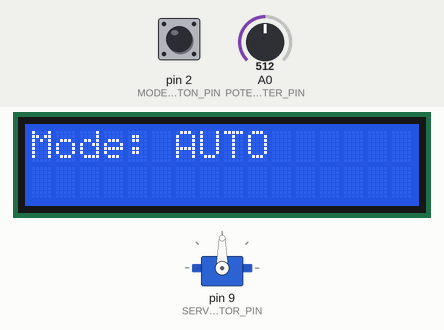
Recording of a program running on a simulated Arduino Uno, built with avr-gcc and run on an emulated ATmega328P. Parts: 16×2 character LCD, servo. Inputs (shaded band) come from the test bench; at power-on: pin 2 (MODE_BUTTON_PIN) HIGH, A0 (POTENTIOMETER_PIN) = 512. What the program prints to the serial monitor is not drawn.

Above: at 2.3 s.
2.4 s: pin 2 (MODE_BUTTON_PIN) pulled LOW for 0.15 s
At 3.7 s:
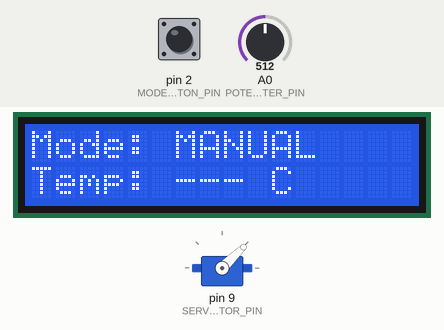
4.0 s: A0 (POTENTIOMETER_PIN) set to 538
At 5.2 s:
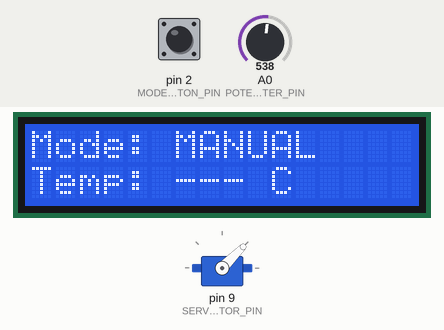
5.5 s: A0 (POTENTIOMETER_PIN) set to 900
At 7.0 s:
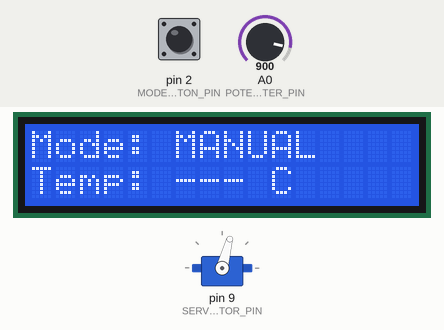
8.5 s: A0 (POTENTIOMETER_PIN) set to 306
At 9.3 s:
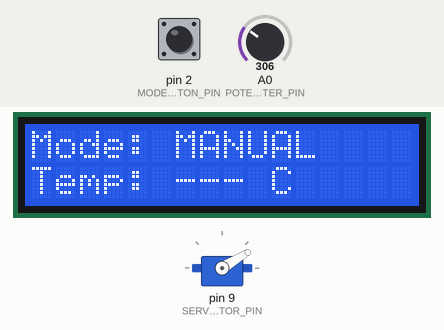
11.5 s: A0 (POTENTIOMETER_PIN) set to 90
At 12.8 s:
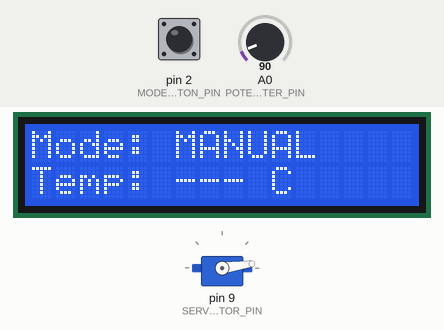
14.5 s: pin 2 (MODE_BUTTON_PIN) pulled LOW for 1 s
At 16.0 s:
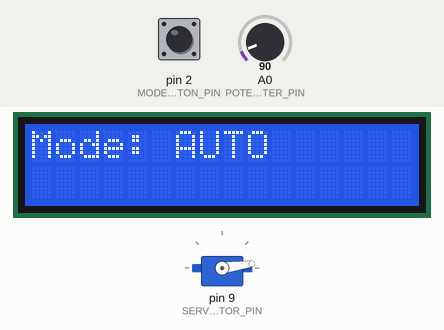
Timing chart, 0 to 17.5 s (numbered marks = the images above; inputs shaded):
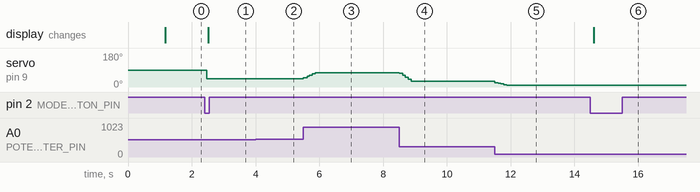

Measured:
- after the input at 2.4 s, servo on pin 9 (SERVO_MOTOR_PIN): 90° → 44° after 0.07 s; the display: changes after 0.12 s (image 1)
- after the input at 4.0 s, servo on pin 9 (SERVO_MOTOR_PIN): 44° → 45° at once
- after the input at 5.5 s, servo on pin 9 (SERVO_MOTOR_PIN): moves from 45° to 75° over 0.38 s, starting at once
- after the input at 8.5 s, servo on pin 9 (SERVO_MOTOR_PIN): moves from 75° to 31° over 0.38 s, starting at once
- after the input at 11.5 s, servo on pin 9 (SERVO_MOTOR_PIN): moves from 31° to 8° over 0.38 s, starting at once
- after the input at 14.5 s, the display: changes after 0.10 s (image 6)

The program:

main.cpp
```cpp
#include <Arduino.h>
#include "config/config.h"

// Interface headers for component abstraction
#include "devices/api/LcdView.h"
#include "devices/api/ServoMotor.h"
#include "devices/api/UserInputSource.h"
#include "devices/api/ControlUnitLink.h"
#include "kernel/api/ISystemFSM.h"

// Implementation headers
#include "devices/api/ServoMotorImpl.h"
#include "devices/api/I2CLcdView.h"
#include "devices/api/ArduinoPinInput.h"
#include "devices/api/ArduinoSerialLink.h"
#include "kernel/api/SystemFSMImpl.h"

// Pointers to interfaces for component decoupling
LcdView* lcdView = nullptr;
ServoMotor* servoMotor = nullptr;
UserInputSource* userInputSource = nullptr;
ControlUnitLink* controlUnitLink = nullptr;
ISystemFSM* systemFsm = nullptr;

/**
 * @brief Arduino setup function - runs once at startup
 *
 * Initializes all hardware components and creates the main
 * FSM instance.
 */
void setup() {
    Serial.begin(SERIAL_COM_BAUD_RATE);
    while (!Serial) { ; } // Wait for serial port to be ready
    Serial.println(F("\n\n[Smart Window Controller - Arduino] System Starting..."));

    // Create instances of concrete implementations
    lcdView = new I2CLcdView(LCD_I2C_ADDRESS, LCD_COLUMNS, LCD_ROWS);
    servoMotor = new ServoMotorImpl(SERVO_MOTOR_PIN, WINDOW_SERVO_MIN_ANGLE_DEGREES, WINDOW_SERVO_MAX_ANGLE_DEGREES);
    userInputSource = new ArduinoPinInput(MODE_BUTTON_PIN, POTENTIOMETER_PIN, BUTTON_DEBOUNCE_DELAY_MS);
    controlUnitLink = new ArduinoSerialLink();

    // Create FSM instance, passing references to required modules
    systemFsm = new SystemFSMImpl(*servoMotor, *userInputSource, *controlUnitLink);

    // Setup individual modules
    lcdView->setup();
    lcdView->displayBootingMessage();
    servoMotor->setup();
    userInputSource->setup();
    controlUnitLink->setup(SERIAL_COM_BAUD_RATE);

    // Setup FSM
    systemFsm->setup();

    // Display system ready message
    lcdView->displayReadyMessage();

    Serial.println(F("System initialization completed."));
}

/**
 * @brief Arduino main loop
 *
 * Executes the main system loop consisting of:
 * 1. FSM execution cycle (event processing, state transitions)
 * 2. Display update with current system status
 */
void loop() {
    // Execute one FSM cycle (event processing + state transitions)
    if (systemFsm) {
        systemFsm->run();
    }

    // Update LCD display with current system status
    if (lcdView && systemFsm) {
        lcdView->update(
            (systemFsm->getCurrentMode() == SystemOpMode::AUTOMATIC),
            systemFsm->getWindowTargetPercentage(),
            systemFsm->getCurrentTemperature(),
            systemFsm->isSystemInAlarmState()
        );
    }
}
```

ArduinoPinInput.h
```cpp
#ifndef ARDUINO_PIN_INPUT_H
#define ARDUINO_PIN_INPUT_H

#include "UserInputSource.h"
#include "config/config.h"
#include <Arduino.h>

/**
 * @class ArduinoPinInput
 * @brief Arduino GPIO implementation of UserInputSource interface
 *
 * This class provides concrete user input handling for Arduino platforms,
 * implementing button debouncing and potentiometer filtering. It uses
 * Arduino GPIO pins with appropriate pull-up configurations.
 */
class ArduinoPinInput : public UserInputSource {
public:
    /**
     * @brief Construct Arduino input handler
     *
     * @param buttonPin Digital pin number for mode button (will use INPUT_PULLUP)
     * @param potPin Analog pin number for potentiometer (A0, A1, etc.)
     * @param debounceDelay Button debounce delay in milliseconds
     */
    ArduinoPinInput(int buttonPin, int potPin, unsigned long debounceDelay);

    /**
     * @brief Default destructor
     */
    virtual ~ArduinoPinInput() = default;

    // UserInputSource interface implementation
    void setup() override;
    bool isModeButtonPressed() override;
    int getPotentiometerPercentage() override;

private:
    int modeButtonPin;                        ///< Digital pin for mode button
    int potentiometerPin;                     ///< Analog pin for potentiometer
    unsigned long buttonDebounceDelayMs;      ///< Debounce delay in milliseconds
    int lastButtonStateReading;               ///< Last raw button pin reading
    int debouncedButtonState;                 ///< Stable debounced button state
    unsigned long lastDebounceEventTimeMs;    ///< Timestamp of last state change
    int potReadings[POT_NUM_SAMPLES];         ///< Circular buffer for readings
    int potReadIndex;                         ///< Current buffer index
    long potTotal;                            ///< Sum of current buffer contents
};

#endif // ARDUINO_PIN_INPUT_H
```

ArduinoSerialLink.h
```cpp
#ifndef ARDUINO_SERIAL_LINK_H
#define ARDUINO_SERIAL_LINK_H

#include "ControlUnitLink.h"
#include <Arduino.h>
#include "config/config.h"

/**
 * @class ArduinoSerialLink
 * @brief Arduino HardwareSerial implementation of ControlUnitLink
 *
 * This class provides concrete Control Unit communication using
 * Arduino's built-in HardwareSerial interface. It implements
 * robust command parsing with overflow protection and proper
 * message formatting according to the defined protocol.
 */
class ArduinoSerialLink : public ControlUnitLink {
public:
    /**
     * @brief Construct Arduino serial communication handler
     *
     * Initializes internal buffers and state variables for
     * reliable command parsing and transmission.
     */
    ArduinoSerialLink();

    /**
     * @brief Default destructor
     */
    virtual ~ArduinoSerialLink() = default;

    // ControlUnitLink interface implementation
    void setup(long baudRate) override;
    bool commandAvailable() override;
    String readCommand() override;
    void sendPotentiometerValue(int percentage) override;
    void sendModeChangedNotification(SystemOpMode newMode) override;
    void sendAckModeChange(SystemOpMode acknowledgedMode) override;

private:
    /** @brief Buffer for assembling incoming serial commands */
    char internalBuffer[SERIAL_COMMAND_BUFFER_SIZE];

    /** @brief Current write position in internal buffer */
    byte bufferIndex;

    /** @brief Storage for complete, parsed command */
    String pendingCommand;

    /** @brief Flag indicating complete command is ready for reading */
    bool cmdReady;

    /**
     * @brief Process incoming serial data and assemble commands
     *
     * Reads available bytes from serial port, assembles them into
     * commands in internal buffer, and detects command completion.
     * Handles buffer overflow and provides error reporting.
     */
    void processIncomingSerial();
};

#endif // ARDUINO_SERIAL_LINK_H
```

ControlUnitLink.h
```cpp
#ifndef CONTROL_UNIT_LINK_H
#define CONTROL_UNIT_LINK_H

#include <Arduino.h>
#include "config/config.h"

/**
 * @class ControlUnitLink
 * @brief Abstract interface for Control Unit communication
 *
 * This interface defines the contract for bidirectional communication
 * with the system's Control Unit. It handles both incoming commands
 * (position settings, mode changes) and outgoing notifications
 * (status updates, user input events).
 *
 * Communication Protocol:
 * - Incoming Commands:
 *   - "SET_POS:<percentage>\\n" - Set window position (0-100%)
 *   - "TEMP:<temperature>\\n" - Update temperature reading
 *   - "MODE:AUTOMATIC\\n" - Switch to automatic mode
 *   - "MODE:MANUAL\\n" - Switch to manual mode
 *
 * - Outgoing Messages:
 *   - "POT:<percentage>\\n" - Report potentiometer position
 *   - "MODE_CHANGED:<mode>\\n" - Notify mode change initiated locally
 *   - "ACK_MODE:<mode>\\n" - Acknowledge mode change command
 */
class ControlUnitLink {
public:
    /**
     * @brief Virtual destructor for proper cleanup
     */
    virtual ~ControlUnitLink() = default;

    /**
     * @brief Initialize communication link
     *
     * @param baudRate Communication baud rate
     */
    virtual void setup(long baudRate) = 0;

    /**
     * @brief Check if complete command is available
     *
     * Checks the communication buffer for complete, newline-terminated
     * commands ready for processing. Should handle command assembly
     * from incoming data stream.
     *
     * @return true if complete command is ready for reading
     * @return false if no complete command available
     */
    virtual bool commandAvailable() = 0;

    /**
     * @brief Read complete command from buffer
     *
     * Retrieves and consumes the oldest complete command from
     * the internal buffer. Command is removed from buffer after reading.
     *
     * @return Complete command string (without termination characters)
     * @return Empty string if no command available
     */
    virtual String readCommand() = 0;

    /**
     * @brief Send potentiometer value to Control Unit
     *
     * Transmits current potentiometer position as percentage.
     * Used in MANUAL mode to notify Control Unit of user input.
     *
     * Message format: "POT:<percentage>\\n"
     *
     * @param percentage Current potentiometer position (0-100%)
     */
    virtual void sendPotentiometerValue(int percentage) = 0;

    /**
     * @brief Send mode change notification
     *
     * Notifies Control Unit that system mode was changed locally
     * (via button press). This is a notification, not a request.
     *
     * Message format: "MODE_CHANGED:<MANUAL|AUTOMATIC>\\n"
     *
     * @param newMode The new operational mode after local change
     */
    virtual void sendModeChangedNotification(SystemOpMode newMode) = 0;

    /**
     * @brief Send mode change acknowledgment
     *
     * Acknowledges successful processing of a mode change command
     * received from the Control Unit.
     *
     * Message format: "ACK_MODE:<MANUAL|AUTOMATIC>\\n"
     *
     * @param acknowledgedMode The mode that was successfully set
     */
    virtual void sendAckModeChange(SystemOpMode acknowledgedMode) = 0;
};

#endif // CONTROL_UNIT_LINK_H
```

UserInputSource.h
```cpp
#ifndef USER_INPUT_SOURCE_H
#define USER_INPUT_SOURCE_H

/**
 * @class UserInputSource
 * @brief Abstract interface for user input hardware
 *
 * This interface defines the contract for accessing user input devices
 * such as buttons and potentiometers. It provides a hardware
 * way to handle user interactions in the window controller system.
 */
class UserInputSource {
public:
    /**
     * @brief Virtual destructor for proper cleanup
     */
    virtual ~UserInputSource() = default;

    /**
     * @brief Initialize user input hardware
     */
    virtual void setup() = 0;

    /**
     * @brief Check for mode button press event
     *
     * Detects a debounced button press event. This method should
     * return true only once per physical button press, implementing
     * proper debouncing to filter out mechanical bouncing.
     *
     * @return true if a new debounced button press occurred since last call
     * @return false if no new button press detected
     */
    virtual bool isModeButtonPressed() = 0;

    /**
     * @brief Get filtered potentiometer reading as percentage
     *
     * Reads the potentiometer value, applies appropriate filtering
     * (moving average), and returns the result as a percentage.
     *
     * @return Filtered potentiometer value as percentage (0-100)
     */
    virtual int getPotentiometerPercentage() = 0;
};

#endif // USER_INPUT_SOURCE_H
```

servoMotor.h
```cpp
#ifndef SERVO_MOTOR_H
#define SERVO_MOTOR_H

/**
 * @class ServoMotor
 * @brief Abstract interface for servo motor control
 *
 * This interface defines the contract for controlling a servo motor used
 * in window positioning applications. It provides a percentage-based
 * abstraction layer over the underlying angular servo control.
 */
class ServoMotor {
public:
    /**
     * @brief Virtual destructor for proper cleanup
     */
    virtual ~ServoMotor() = default;

    /**
     * @brief Initialize the servo motor hardware
     *
     * This method should:
     * - Configure the servo motor pin
     * - Attach the servo to the PWM pin
     * - Set initial position (typically 0% - closed)
     * - Perform any hardware-specific initialization
     */
    virtual void setup() = 0;

    /**
     * @brief Set servo position based on percentage
     *
     * Commands the servo motor to move to the specified position.
     * The percentage is mapped to the servo's configured angular range.
     *
     * @param percentage Target position (0% = fully closed, 100% = fully open)
     */
    virtual void setPositionPercentage(int percentage) = 0;

    /**
     * @brief Get current servo target position
     *
     * Returns the last commanded position percentage, not necessarily
     * the actual physical position (which may still be moving).
     *
     * @return Current target position as percentage (0-100)
     */
    virtual int getCurrentPercentage() const = 0;
};

#endif // SERVO_MOTOR_H
```

servoMotorImpl.h
```cpp
#ifndef SERVO_MOTOR_IMPL_H
#define SERVO_MOTOR_IMPL_H

#include "ServoMotor.h"
#include <Arduino.h>
#include <Servo.h>

/**
 * @class ServoMotorImpl
 * @brief Arduino Servo library implementation of ServoMotor interface
 *
 * This class provides concrete servo motor control using the standard
 * Arduino Servo library. It maps percentage-based position commands
 * to angular servo positions within a configurable range.
 */
class ServoMotorImpl : public ServoMotor {
public:
    /**
     * @brief Construct servo motor controller
     *
     * @param pin Arduino PWM pin connected to servo signal line
     * @param minAngle Servo angle (degrees) for 0% position (typically 0°)
     * @param maxAngle Servo angle (degrees) for 100% position (typically 90° or 180°)
     */
    ServoMotorImpl(int pin, int minAngle, int maxAngle);

    /**
     * @brief Default destructor
     */
    virtual ~ServoMotorImpl() = default;

    // ServoMotor interface implementation
    void setup() override;
    void setPositionPercentage(int percentage) override;
    int getCurrentPercentage() const override;

private:
    Servo servoObject;              ///< Arduino Servo library instance
    int motorPin;                   ///< PWM pin connected to servo signal line
    int minAngleDegrees;            ///< Servo angle for 0% position
    int maxAngleDegrees;            ///< Servo angle for 100% position
    int currentMotorPercentage;     ///< Current target position (0-100%)
};

#endif // SERVO_MOTOR_IMPL_H
```

ArduinoPinInput.cpp
```cpp
#include "../api/ArduinoPinInput.h"
#include "config/config.h"

ArduinoPinInput::ArduinoPinInput(int buttonPin, int potPin, unsigned long debounceDelay)
    : modeButtonPin(buttonPin)
    , potentiometerPin(potPin)
    , buttonDebounceDelayMs(debounceDelay)
    , lastButtonStateReading(HIGH)      // INPUT_PULLUP default state
    , debouncedButtonState(HIGH)        // Initially not pressed
    , lastDebounceEventTimeMs(0)
    , potReadIndex(0)
    , potTotal(0)
{
    // Initialize potentiometer readings buffer to zero
    // Will be populated with real readings during setup()
    for (int i = 0; i < POT_NUM_SAMPLES; i++) {
        potReadings[i] = 0;
    }
}

void ArduinoPinInput::setup() {
    // Configure button pin with internal pull-up resistor
    // This means: HIGH when not pressed, LOW when pressed (connected to GND)
    pinMode(modeButtonPin, INPUT_PULLUP);

    // Configure potentiometer pin as analog input
    pinMode(potentiometerPin, INPUT);

    // Prime the moving average filter with initial readings
    // This provides immediate stable output rather than starting from zero
    for (int i = 0; i < POT_NUM_SAMPLES; i++) {
        potReadings[i] = analogRead(potentiometerPin);
        potTotal += potReadings[i];
    }

    // Reset buffer index to beginning
    potReadIndex = 0;
}

bool ArduinoPinInput::isModeButtonPressed() {
    bool pressEventDetected = false;
    int currentPinReading = digitalRead(modeButtonPin);

    // Reset debounce timer if pin state has changed
    if (currentPinReading != lastButtonStateReading) {
        lastDebounceEventTimeMs = millis();
    }

    // Check if enough time has passed for signal to be stable
    if ((millis() - lastDebounceEventTimeMs) > buttonDebounceDelayMs) {

        // If stable reading differs from last known debounced state,
        // then the button's logical state has actually changed
        if (currentPinReading != debouncedButtonState) {
            debouncedButtonState = currentPinReading;

            // Detect press event: transition to LOW (pressed) state
            // Due to INPUT_PULLUP: HIGH = released, LOW = pressed
            if (debouncedButtonState == LOW) {
                pressEventDetected = true;
            }
        }
    }

    // Store current reading for next cycle comparison
    lastButtonStateReading = currentPinReading;

    return pressEventDetected;
}

int ArduinoPinInput::getPotentiometerPercentage() {
    // Remove oldest reading from running total
    potTotal -= potReadings[potReadIndex];

    // Read new value and store in circular buffer
    potReadings[potReadIndex] = analogRead(potentiometerPin);

    // Add new reading to running total
    potTotal += potReadings[potReadIndex];

    // Advance circular buffer index
    potReadIndex++;
    if (potReadIndex >= POT_NUM_SAMPLES) {
        potReadIndex = 0;  // Wrap around to beginning
    }

    // Calculate moving average
    int averageRawValue = potTotal / POT_NUM_SAMPLES;

    // Map from practical ADC range to percentage range (0-100)
    // Use a slightly reduced range to account for physical limitations
    int mappedValue = map(averageRawValue, 15, 1013, 0, 100);

    // Constrain to ensure to never go outside 0-100 range
    return constrain(mappedValue, 0, 100);
}
```

Source omitted: ArduinoSerialLink.cpp (3451 bytes), servoMotorImpl.cpp (1379 bytes), ISystemFSM.h (2171 bytes), SystemFSMImpl.h (4113 bytes), SystemFSMImpl.cpp (7330 bytes), config.h (3656 bytes), I2CLcdView.h (2430 bytes), LcdView.h (1445 bytes), I2CLcdView.cpp (5660 bytes)
